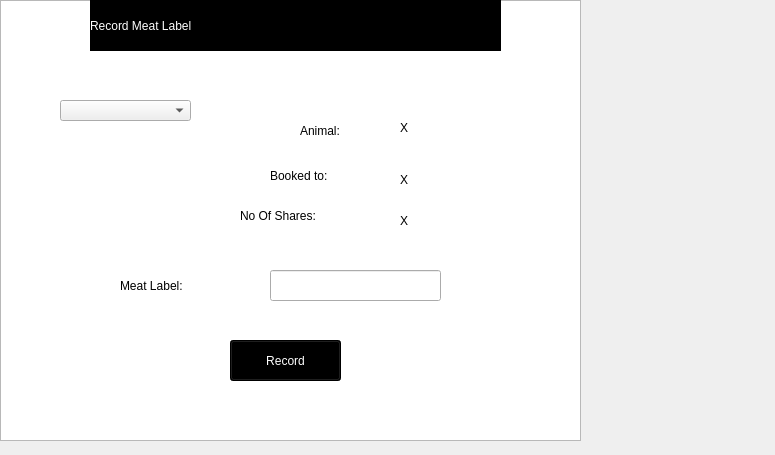
<?xml version="1.0" encoding="UTF-8"?>
<ui version="4.0">
 <class>Record_Meat_Label_Form</class>
 <widget class="QWidget" name="Record_Meat_Label_Form">
  <property name="geometry">
   <rect>
    <x>0</x>
    <y>0</y>
    <width>775</width>
    <height>455</height>
   </rect>
  </property>
  <property name="windowTitle">
   <string>Record Meat Label</string>
  </property>
  <widget class="QGraphicsView" name="graphicsView">
   <property name="geometry">
    <rect>
     <x>0</x>
     <y>0</y>
     <width>581</width>
     <height>441</height>
    </rect>
   </property>
   <property name="styleSheet">
    <string notr="true">background: url(G:/Final1/Image_RecordDelivery.jpg) ;
background-repeat: no-repeat;</string>
   </property>
  </widget>
  <widget class="QLineEdit" name="MeatLabel">
   <property name="geometry">
    <rect>
     <x>270</x>
     <y>270</y>
     <width>171</width>
     <height>31</height>
    </rect>
   </property>
   <property name="styleSheet">
    <string notr="true">font: 75 10pt &quot;Kristen ITC&quot;;</string>
   </property>
  </widget>
  <widget class="QLabel" name="Animal">
   <property name="enabled">
    <bool>true</bool>
   </property>
   <property name="geometry">
    <rect>
     <x>400</x>
     <y>120</y>
     <width>141</width>
     <height>16</height>
    </rect>
   </property>
   <property name="styleSheet">
    <string notr="true">font: 75 12pt &quot;Kristen ITC&quot;;</string>
   </property>
   <property name="text">
    <string>X</string>
   </property>
  </widget>
  <widget class="QLabel" name="Title">
   <property name="geometry">
    <rect>
     <x>90</x>
     <y>0</y>
     <width>411</width>
     <height>51</height>
    </rect>
   </property>
   <property name="styleSheet">
    <string notr="true">font: 30pt &quot;Matura MT Script Capitals&quot;;
background-color:black;
color:white;</string>
   </property>
   <property name="text">
    <string>Record Meat Label</string>
   </property>
  </widget>
  <widget class="QLabel" name="Animal_Label">
   <property name="geometry">
    <rect>
     <x>300</x>
     <y>120</y>
     <width>81</width>
     <height>21</height>
    </rect>
   </property>
   <property name="styleSheet">
    <string notr="true">font: 12pt &quot;Ravie&quot;;</string>
   </property>
   <property name="text">
    <string>Animal:</string>
   </property>
  </widget>
  <widget class="QLabel" name="Shares_Label">
   <property name="geometry">
    <rect>
     <x>240</x>
     <y>200</y>
     <width>151</width>
     <height>31</height>
    </rect>
   </property>
   <property name="styleSheet">
    <string notr="true">font: 12pt &quot;Ravie&quot;;</string>
   </property>
   <property name="text">
    <string>No Of Shares:</string>
   </property>
  </widget>
  <widget class="QComboBox" name="List">
   <property name="geometry">
    <rect>
     <x>60</x>
     <y>100</y>
     <width>131</width>
     <height>21</height>
    </rect>
   </property>
   <property name="styleSheet">
    <string notr="true">font: 75 10pt &quot;Kristen ITC&quot;;</string>
   </property>
  </widget>
  <widget class="QPushButton" name="Submit">
   <property name="geometry">
    <rect>
     <x>230</x>
     <y>340</y>
     <width>111</width>
     <height>41</height>
    </rect>
   </property>
   <property name="styleSheet">
    <string notr="true">background-color:rgb(0,0,0);
font: 20pt &quot;Bauhaus 93&quot;;
color: rgb(255, 255, 255);</string>
   </property>
   <property name="text">
    <string>Record</string>
   </property>
  </widget>
  <widget class="QLabel" name="Shares">
   <property name="enabled">
    <bool>true</bool>
   </property>
   <property name="geometry">
    <rect>
     <x>400</x>
     <y>210</y>
     <width>151</width>
     <height>21</height>
    </rect>
   </property>
   <property name="styleSheet">
    <string notr="true">font: 75 12pt &quot;Kristen ITC&quot;;</string>
   </property>
   <property name="text">
    <string>X</string>
   </property>
  </widget>
  <widget class="QLabel" name="Customer">
   <property name="enabled">
    <bool>true</bool>
   </property>
   <property name="geometry">
    <rect>
     <x>400</x>
     <y>170</y>
     <width>151</width>
     <height>20</height>
    </rect>
   </property>
   <property name="styleSheet">
    <string notr="true">font: 75 12pt &quot;Kristen ITC&quot;;</string>
   </property>
   <property name="text">
    <string>X</string>
   </property>
  </widget>
  <widget class="QLabel" name="Customer_Label">
   <property name="geometry">
    <rect>
     <x>270</x>
     <y>160</y>
     <width>111</width>
     <height>31</height>
    </rect>
   </property>
   <property name="styleSheet">
    <string notr="true">font: 12pt &quot;Ravie&quot;;</string>
   </property>
   <property name="text">
    <string>Booked to:</string>
   </property>
  </widget>
  <widget class="QLabel" name="Meat_Label">
   <property name="geometry">
    <rect>
     <x>120</x>
     <y>270</y>
     <width>141</width>
     <height>31</height>
    </rect>
   </property>
   <property name="styleSheet">
    <string notr="true">font: 12pt &quot;Ravie&quot;;</string>
   </property>
   <property name="text">
    <string>Meat Label:</string>
   </property>
  </widget>
 </widget>
 <resources/>
 <connections/>
</ui>
